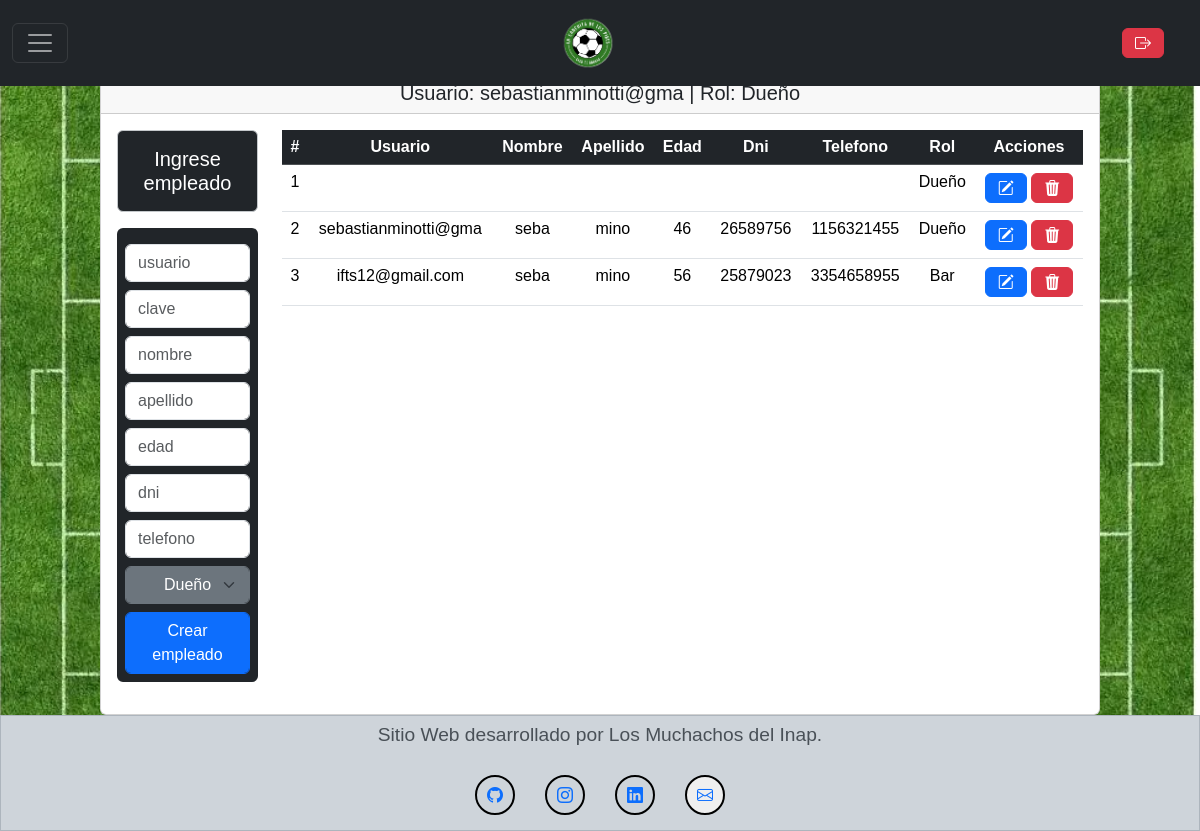
The page /src/Views/listado.php (signed in) on the database its author committed.
### tables this page shows
CREATE TABLE `empleado` (
  `id_empleado` int(11) NOT NULL,
  `id_rol` int(11) NOT NULL,
  `id_persona` int(11) NOT NULL,
  `id_usuario` int(11) NOT NULL,
  `habilitado` int(11) NOT NULL DEFAULT 1,
  `cancelado` int(11) NOT NULL DEFAULT 0,
  `idCreate` timestamp NOT NULL DEFAULT current_timestamp(),
  `idUpdate` timestamp NOT NULL DEFAULT current_timestamp() ON UPDATE current_timestamp()
);

CREATE TABLE `roles` (
  `id_roles` int(11) NOT NULL,
  `idCreate` timestamp NOT NULL DEFAULT current_timestamp(),
  `idUpdate` timestamp NOT NULL DEFAULT current_timestamp() ON UPDATE current_timestamp(),
  `habilitado` int(11) NOT NULL DEFAULT 1,
  `cancelado` int(11) NOT NULL DEFAULT 0,
  `rol` varchar(20) NOT NULL
);

CREATE TABLE `usuario` (
  `id_usuario` int(4) NOT NULL,
  `email` varchar(20) NOT NULL,
  `clave` varchar(100) NOT NULL,
  `id_persona` int(11) NOT NULL,
  `idUpdate` timestamp NOT NULL DEFAULT current_timestamp() ON UPDATE current_timestamp(),
  `idCreate` timestamp NOT NULL DEFAULT current_timestamp(),
  `habilitado` int(11) NOT NULL DEFAULT 1,
  `cancelado` int(11) NOT NULL DEFAULT 0
);

CREATE TABLE `persona` (
  `id_persona` int(11) NOT NULL,
  `apellido` varchar(20) NOT NULL,
  `nombre` varchar(20) NOT NULL,
  `edad` varchar(3) NOT NULL,
  `dni` varchar(10) NOT NULL,
  `telefono` varchar(11) NOT NULL,
  `habilitado` int(1) NOT NULL DEFAULT 1,
  `cancelado` int(1) NOT NULL DEFAULT 0,
  `idCreate` timestamp NOT NULL DEFAULT current_timestamp(),
  `idUpdate` timestamp NOT NULL DEFAULT current_timestamp() ON UPDATE current_timestamp()
);

### src/Model/peticionesSql.php (called while the page is built, shortened)
<?php
$listarEmpleados = "SELECT persona.id_persona, empleado.id_empleado, persona.edad, persona.nombre, persona.apellido, persona.dni, roles.rol, usuario.email, persona.telefono
FROM empleado
INNER JOIN persona ON empleado.id_persona = persona.id_persona
INNER JOIN roles ON empleado.id_rol  = roles.id_roles
INNER JOIN usuario ON empleado.id_usuario = usuario.id_usuario
WHERE empleado.habilitado = 1 AND empleado.cancelado = 0 ORDER BY empleado.id_empleado ASC ";
$listarRol = "SELECT id_roles,rol FROM roles WHERE habilitado=1 AND cancelado=0";

### src/Views/listado.php (the view, shortened to what this page needs)
<?php
$conectarDB = new ConectionDB();
$conn = $conectarDB->getConnection();
require_once __DIR__ . '/../Model/peticionesSql.php';
?>
<!DOCTYPE html>
<html lang="es">
<?php include_once __DIR__ . '/../Template/head.php'; ?>
<body class="content">
  <?php include_once __DIR__ . '/../Template/navBar.php'; ?>
  <div class="centrar">
    <div class="mt-5 card col-10">
      <h5 class="card-header">
        Usuario: <?php echo htmlspecialchars($_SESSION['email'], ENT_QUOTES, 'UTF-8'); ?> |
        Rol: <?php echo htmlspecialchars($_SESSION['nombre_rol'], ENT_QUOTES, 'UTF-8'); ?>
      </h5>
      <div class="card-body">
        <div class="text-center">
          <div class="row">
            <div class="col-2">
              <h5 class="alert alert-secondary text-bg-dark">Ingrese empleado</h5>
              <form method="post" action="listado.php" class="d-grid bg-dark p-2 rounded">
                <input type="email" name="email" placeholder="usuario" class="mt-2 form-control">
                <input type="password" name="clave" placeholder="clave" class="mt-2 form-control">
                <input type="text" name="nombre" placeholder="nombre" class=" mt-2 form-control">
                <input type="text" name="apellido" placeholder="apellido" class="mt-2 form-control">
                <input type="text" name="edad" placeholder="edad" class="mt-2 form-control">
                <input type="text" name="dni" placeholder="dni" class="mt-2 form-control">
                <input type="text" name="telefono" placeholder="telefono" class="mt-2 form-control">
                <div>
                  <div class="input-group">
                    <select name="rol" class="mt-2 form-select form-control btn btn-secondary">
                      <?php
                      $listarRoles = mysqli_query($conn, $listarRol);
                      while ($row = mysqli_fetch_array($listarRoles)) { ?>
                        <option value="<?php echo $row["id_roles"] ?>"><?php echo $row["rol"] ?></option>
                      <?php } ?>
                    </select>
                  </div>
                </div>
                <button type="submit" name="crearEmpleado" class="mt-2 btn btn-primary form-control">Crear empleado</button>
              </form>
            </div>
            <div class="col-10">
              <table class="table text-center">
                <thead>
                  <tr class="table-dark rounded">
                    <th scope="col">#</th>
                    <th scope="col">Usuario</th>
                    <th scope="col">Nombre</th>
                    <th scope="col">Apellido</th>
                    <th scope="col">Edad</th>
                    <th scope="col">Dni</th>
                    <th scope="col">Telefono</th>
                    <th scope="col">Rol</th>
                    <th scope="col">Acciones</th>
                  </tr>
                </thead>
                <tbody>
                  <?php
                  $listarRegistros = mysqli_query($conn, $listarEmpleados);
                  while ($row = mysqli_fetch_array($listarRegistros)) { ?>
                    <tr>
                      <td><?php echo $row["id_empleado"]; ?></td>
                      <td><?php echo $row["email"]; ?></td>
                      <td><?php echo $row["nombre"]; ?></td>
                      <td><?php echo $row["apellido"]; ?></td>
                      <td><?php echo $row["edad"]; ?></td>
                      <td><?php echo $row["dni"]; ?></td>
                      <td><?php echo $row["telefono"]; ?></td>
                      <td><?php echo $row["rol"]; ?></td>
                      <td>
                        <a class="btn btn-primary" href="../Views/modificar.php?id_empleado=<?php echo $row["id_empleado"]; ?>"><i class="bi bi-pencil-square"></i></a>
                        <a class="btn btn-danger" href="../Views/eliminar.php?id_empleado=<?php echo $row["id_empleado"]; ?>"><i class="bi bi-trash3-fill"></i></a>
                      </td>
                    </tr>
                  <?php } ?>
                </tbody>
              </table>
            </div>
          </div>
        </div>
      </div>
    </div>
  </div>
  <?php
   include_once __DIR__ . '/../Template/footer.php';
  ?>
</body>
</html>

### src/Template/head.php (shortened to what this page needs)
<head>
  <link href="https://cdn.jsdelivr.net/npm/bootstrap@5.3.3/dist/css/bootstrap.min.css" rel="stylesheet">
  <link rel="stylesheet" href="https://cdn.jsdelivr.net/npm/bootstrap-icons@1.11.3/font/bootstrap-icons.min.css">
  <link rel="stylesheet" href="<?php echo '/src/Css/styles.css'; ?>">
  <link rel="stylesheet" href="<?php echo '/Mis%20proyectos/IFTS12-LaCanchitaDeLosPibes/src/Css/styles.css'; ?>"> PARA USAR EN EL TRABAJO-->
</head>

### src/Template/navBar.php (shortened to what this page needs)
<nav class="navbar navbar-dark bg-dark fixed-top">
  <div class="container-fluid">
    <div class="row w-100 align-items-center">
      <div class="col-4 d-flex">
        <button
          class="navbar-toggler"
          type="button"
          data-bs-toggle="offcanvas"
          data-bs-target="#offcanvasDarkNavbar"
          aria-controls="offcanvasDarkNavbar"
          aria-label="Toggle navigation">
          <span class="navbar-toggler-icon"></span>
        </button>
      </div>
      <div class="col-4 d-flex justify-content-center">
        <a class="navbar-brand mx-auto" href="index.php">
          <figure class="m-0">
            <img src="src/Public/icono.png" alt="La canchita de los pibes" width="60" height="60" class="d-inline-block align-text-top">
          </figure>
        </a>
      </div>
      <div class="col-4 d-flex justify-content-end align-items-center">
        <?php if (!isset($_SESSION['email']) || empty($_SESSION['email'])) { ?>
          <button type="button" class="btn btn-outline-dark bg-white me-2" data-bs-toggle="modal" data-bs-target="#modalLoguin">
            Ingresar
          </button>
          <button type="button" class="btn btn-outline-dark bg-white" data-bs-toggle="modal" data-bs-target="#modalRegistrar">
            Registrate
          </button>
        <?php } else { ?>
          <a class="btn btn-danger" href="/src/Controllers/cerrarSesion.php">
            <i class="bi bi-box-arrow-right"></i>
          </a>
        <?php } ?>
      </div>
    </div>
  </div>
</nav>

### src/Template/footer.php (shortened to what this page needs)
<div class="alert alert-dark text-center" role="alert">
    <footer class="seccion-oscura d-flex flex-column align-items-center justify-content-center">
        <p class="footer-texto text-center"> Sitio Web desarrollado por Los Muchachos del Inap.</p>
        <div class="iconos-redes-sociales d-flex flex-wrap justify-content-center">
            <a href="https://github.com/LosMuchachosDelInap/IFTS12-LaCanchitaDeLosPibes" target="_blank" rel="noopener noreferrer">
                <i class="bi bi-github"></i>
            </a>
            <a href="https://instagram.com/" target="_blank" rel="noopener noreferrer">
                <i class="bi bi-instagram"></i>
            </a>
            <a href="https://linkedin.com/" target="_blank" rel="noopener noreferrer">
                <i class="bi bi-linkedin"></i>
            </a>
            <button type="button" data-bs-toggle="modal" data-bs-target="#modalContactos">
                <i class="bi bi-envelope"></i>
            </button>
        </div>
    </footer>
</div>

### src/Css/styles.css (style rules this page uses)
* { box-sizing: border-box; }
html, body { height: 100%; margin: 0; padding: 0; }
body { min-height: 100vh; display: flex; flex-direction: column; background-color: #333; font-family: sans-serif; color: aliceblue; text-align: center; background-image: url(../Public/Fondo3.webp); background-position: center; background-attachment: scroll; background-repeat: no-repeat; background-size: cover; }
.footer-texto { font-size: 1.2rem; padding: 5px; margin-bottom: 5px; margin-top: auto; }
.iconos-redes-sociales a { color: rgb(13, 110, 253); width: 40px; height: 40px; display: flex; align-items: center; justify-content: center; padding: 2px; margin: 15px; border: 2px solid Black; border-radius: 50%; transition: all 0.2s ease-in; }
.iconos-redes-sociales button { color: rgb(13, 110, 253); width: 40px; height: 40px; display: flex; align-items: center; justify-content: center; padding: 2px; margin: 15px; border: 2px solid Black; border-radius: 50%; transition: all 0.2s ease-in; }
.centrar { flex: 1; display: flex; justify-content: center; align-items: center; }
.alert[role="alert"] { margin-bottom: 0 !important; width: 100%; border-radius: 0; padding: 0; }

### rows shown on the page
empleado: id_empleado "1", id_rol.rol "Dueño"
empleado: id_empleado "2", id_usuario.email "sebastianminotti@gma", id_persona.nombre "seba", id_persona.apellido "mino", id_persona.edad "46", id_persona.dni "26589756", id_persona.telefono "1156321455", id_rol.rol "Dueño"
empleado: id_empleado "3", id_usuario.email "ifts12@gmail.com", id_persona.nombre "seba", id_persona.apellido "mino", id_persona.edad "56", id_persona.dni "25879023", id_persona.telefono "3354658955", id_rol.rol "Bar"

### other values the page prints
$_SESSION['email'] "sebastianminotti@gma"
$_SESSION['nombre_rol'] "Dueño"
form field rol "Dueño"
